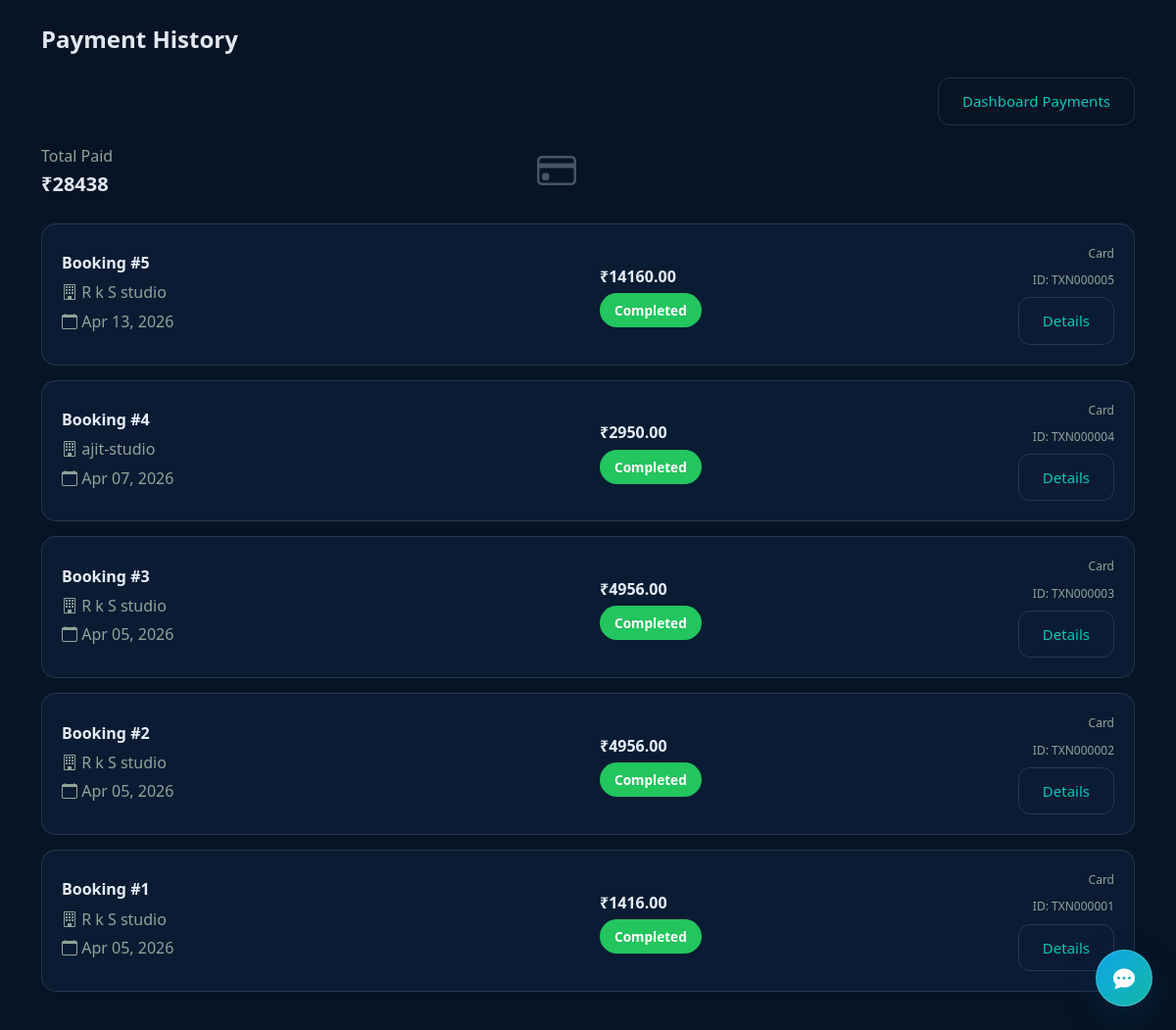
The app's page /payments/ (signed in) with its own data.
### payments/models.py (models this page shows, shortened)
class Payment(models.Model):
    STATUS_CHOICES = (
        ('Pending', 'Pending'),
        ('Processing', 'Processing'),
        ('Completed', 'Completed'),
        ('Failed', 'Failed'),
        ('Refunded', 'Refunded'),
    )
    PAYMENT_METHOD_CHOICES = (
        ('Card', 'Credit/Debit Card'),
        ('Bank', 'Bank Transfer'),
        ('Wallet', 'Wallet'),
        ('UPI', 'UPI'),
    )
    booking = models.OneToOneField(BookingRequest, on_delete=models.CASCADE, related_name='payment')
    user = models.ForeignKey(settings.AUTH_USER_MODEL, on_delete=models.CASCADE, related_name='payments')
    amount = models.DecimalField(max_digits=10, decimal_places=2)
    transaction_id = models.CharField(max_length=100, unique=True, blank=True, null=True)
    status = models.CharField(max_length=20, choices=STATUS_CHOICES, default='Pending')
    payment_status = models.CharField(max_length=20, choices=STATUS_CHOICES, default='Pending')
    payment_method = models.CharField(max_length=20, choices=PAYMENT_METHOD_CHOICES)
    created_at = models.DateTimeField(auto_now_add=True)
    updated_at = models.DateTimeField(auto_now=True)
    completed_at = models.DateTimeField(blank=True, null=True)
    class Meta:
        ordering = ['-created_at']

### bookings/models.py (models this page shows, shortened)
class BookingRequest(models.Model):
    STATUS_CHOICES = (
        ('Pending', 'Pending'),
        ('Confirmed', 'Confirmed'),
        ('Cancelled', 'Cancelled'),
        ('Completed', 'Completed'),
    )
    PAYMENT_CHOICES = (
        ('Unpaid', 'Unpaid'),
        ('Paid', 'Paid'),
        ('Refunded', 'Refunded'),
    )
    studio = models.ForeignKey(Studio, on_delete=models.CASCADE, related_name='booking_requests')
    user = models.ForeignKey(settings.AUTH_USER_MODEL, on_delete=models.CASCADE, related_name='booking_requests')
    service = models.ForeignKey(Service, on_delete=models.SET_NULL, related_name='bookings', blank=True, null=True)
    event_type = models.CharField(max_length=100)
    date = models.DateField()
    time = models.TimeField(blank=True, null=True)
    booking_date = models.DateField(blank=True, null=True)
    time_slot = models.CharField(max_length=80, blank=True, null=True)
    start_time = models.TimeField(blank=True, null=True)
    end_time = models.TimeField(blank=True, null=True)
    duration_hours = models.PositiveIntegerField(default=2, help_text="Duration in hours")
    location = models.TextField(blank=True, null=True, help_text="Shooting location")
    special_requirements = models.TextField(blank=True, null=True)
    amount = models.DecimalField(max_digits=10, decimal_places=2)
    total_price = models.DecimalField(max_digits=10, decimal_places=2, blank=True, null=True)
    deposit_amount = models.DecimalField(max_digits=10, decimal_places=2, default=0, help_text="Deposit required")
    status = models.CharField(max_length=20, choices=STATUS_CHOICES, default='Pending')
    payment_status = models.CharField(max_length=20, choices=PAYMENT_CHOICES, default='Unpaid')
    created_at = models.DateTimeField(auto_now_add=True)
    updated_at = models.DateTimeField(auto_now=True)
    confirmed_at = models.DateTimeField(blank=True, null=True)
    class Meta:
        ordering = ['-created_at']
        verbose_name = 'Booking Request'
        verbose_name_plural = 'Booking Requests'

### studios/models.py (models this page shows, shortened)
class Studio(models.Model):
    user = models.OneToOneField(settings.AUTH_USER_MODEL, on_delete=models.CASCADE, related_name='studio')
    studio_name = models.CharField(max_length=200)
    location = models.CharField(max_length=200)
    description = models.TextField(blank=True, null=True)
    profile_image = models.ImageField(upload_to="studio_profiles/", blank=True, null=True)
    price_per_hour = models.DecimalField(max_digits=10, decimal_places=2, default=0)
    rating = models.DecimalField(max_digits=3, decimal_places=2, default=0)
    category = models.ForeignKey(Category, on_delete=models.SET_NULL, null=True, blank=True)
    is_featured = models.BooleanField(default=False, help_text="Display on homepage")
    is_verified = models.BooleanField(default=False, help_text="Studio has been verified")
    price_range = models.CharField(
        max_length=50,
        blank=True,
        null=True,
        help_text="e.g., $100-$500 per hour"
    )
    experience_years = models.PositiveIntegerField(default=0, help_text="Years of experience")
    specializations = models.TextField(
        blank=True,
        null=True,
        help_text="Comma-separated specializations"
    )
    phone = models.CharField(max_length=20, blank=True, null=True)
    email = models.EmailField(blank=True, null=True)
    website = models.URLField(blank=True, null=True)
    created_at = models.DateTimeField(auto_now_add=True)
    updated_at = models.DateTimeField(auto_now=True)
    class Meta:
        ordering = ['-is_featured', '-created_at']
        verbose_name = 'Studio'
        verbose_name_plural = 'Studios'
        indexes = [
            models.Index(fields=['-is_featured', '-created_at']),
            models.Index(fields=['location']),
        ]

### payments/views.py (the view)
# urls.py: path('', views.payment_list, name='payment_list'),
@login_required
def payment_list(request):
    payments = Payment.objects.filter(user=request.user).order_by('-created_at')
    status = request.GET.get('status', '')
    if status:
        payments = payments.filter(status=status)
    completed_payments = Payment.objects.filter(user=request.user, status='Completed')
    total_payments = completed_payments.aggregate(total=Sum('amount'))['total'] or 0
    context = {
        'payments': payments,
        'status': status,
        'total_payments': total_payments,
        'completed_count': completed_payments.count(),
        'processing_count': Payment.objects.filter(user=request.user, status='Processing').count(),
    }
    return render(request, 'payments/payment_list.html', context)

### templates/payments/payment_list.html (shortened to what this page needs)
{% extends 'base.html' %}
{% load static %}
{% block extra_css %}
<link rel="stylesheet" href="{% static 'css/pages/payments/payment_list.css' %}">
{% endblock %}
{% block content %}
<div class="container py-4">
            <h1 class="h3 mb-4">Payment History</h1>
            <div class="d-flex justify-content-end mb-3">
                <a href="{% url 'user_payments' %}" class="btn btn-outline-light btn-sm">Dashboard Payments</a>
            </div>
            <div class="row mb-4">
                <div class="col-md-6">
                    <div class="glass-card">
                        <div class="d-flex justify-content-between align-items-center">
                            <div>
                                <p class="text-muted mb-1">Total Paid</p>
                                <h4 class="mb-0">₹{{ total_payments }}</h4>
                            </div>
                            <i class="bi bi-credit-card" style="font-size: 2.5rem; opacity: 0.3;"></i>
                        </div>
                    </div>
                </div>
            </div>
            {% if payments %}
                {% for payment in payments %}
                <div class="payment-card">
                    <div class="row align-items-center">
                        <div class="col-md-6">
                            <h5 class="mb-2">Booking #{{ payment.booking.id }}</h5>
                            <p class="text-muted mb-1">
                                <i class="bi bi-building"></i> {{ payment.booking.studio.studio_name }}
                            </p>
                            <p class="text-muted mb-0">
                                <i class="bi bi-calendar"></i> {{ payment.created_at|date:"M d, Y" }}
                            </p>
                        </div>
                        <div class="col-md-3">
                            <h5>₹{{ payment.amount }}</h5>
                            <span class="payment-status status-{{ payment.status|lower }}">
                                {{ payment.status }}
                            </span>
                        </div>
                        <div class="col-md-3 text-end">
                            <p class="small text-muted mb-2">{{ payment.payment_method }}</p>
                            {% if payment.transaction_id %}
                            <p class="small text-muted mb-2">ID: {{ payment.transaction_id }}</p>
                            {% endif %}
                            <a href="{% url 'payments:payment_detail' payment.id %}" class="btn btn-sm btn-outline-primary">
                                Details
                            </a>
                        </div>
                    </div>
                </div>
                {% endfor %}
            {% else %}
            <div class="alert alert-info text-center py-5">
                <h5><i class="bi bi-inbox"></i> No payments yet</h5>
                <p>Your payments will appear here once you make a booking.</p>
            </div>
            {% endif %}
</div>
{% endblock %}

### static/css/theme.css (style rules this page uses)
:root { --theme-bg: #061425; --theme-surface: #0b1e36; --theme-surface-2: #102743; --theme-text: #e7eef9; --theme-muted: #9cb1cd; --theme-border: rgba(148, 163, 184, 0.2); --theme-primary: #00c6b7; --theme-accent: #6ce6db; --theme-card-shadow: 0 18px 42px rgba(0, 0, 0, 0.28); }
html[data-theme='dark'] body { background: var(--theme-bg) !important; color: var(--theme-text) !important; }
html[data-theme='dark'] .main-content, html[data-theme='dark'] .content-wrapper, html[data-theme='dark'] .dashboard-wrapper, html[data-theme='dark'] .studio-main, html[data-theme='dark'] .admin-main, html[data-theme='dark'] .container, html[data-theme='dark'] section { background-color: transparent; color: #e2e8f0 !important; }
html[data-theme='dark'] a, html[data-theme='dark'] .btn, html[data-theme='dark'] button, html[data-theme='dark'] .nav-link { color: inherit; }

### static/css/premium-unified.css (style rules this page uses)
:root { --premium-bg: #020d0a; --premium-surface: #071b15; --premium-surface-2: #0b241c; --premium-text: #eaf4ed; --premium-muted: #90a499; --premium-border: rgba(217, 170, 67, 0.22); --premium-border-soft: rgba(217, 170, 67, 0.14); --premium-gold: #d9ab45; --premium-gold-strong: #f0c45f; --premium-heading-edge: rgba(243, 197, 109, 0.42); --premium-heading-glow: rgba(243, 197, 109, 0.2); --ui-motion-fast: 180ms; --ui-motion-base: 260ms; --ui-motion-slow: 420ms; --ui-ease-standard: cubic-bezier(0.22, 1, 0.36, 1); }
html[data-theme='dark'] body, body { color: var(--premium-text); }
.text-muted, .text-secondary, .small.text-secondary { color: var(--premium-muted) !important; }
:is(.btn, button, [role='button'], .quick-link, .menu-item, .studio-sidebar a, .admin-sidebar a, .nav-link) { transition: transform var(--ui-motion-fast) var(--ui-ease-standard), box-shadow var(--ui-motion-fast) ease, filter var(--ui-motion-fast) ease, background-color var(--ui-motion-fast) ease, border-color var(--ui-motion-fast) ease; }

### static/css/responsive.css (style rules this page uses)
:root { --font-h1-mobile: 24px; --font-h2-mobile: 20px; --font-h3-mobile: 18px; --font-h4-mobile: 16px; --font-p-mobile: 14px; --font-h1-desktop: 40px; --font-h2-desktop: 32px; --font-h3-desktop: 24px; --font-h4-desktop: 20px; --font-p-desktop: 16px; --spacing-xs: 8px; --spacing-sm: 12px; --spacing-md: 16px; --spacing-lg: 20px; --spacing-xl: 24px; --spacing-xxl: 32px; --container-padding-mobile: 15px; --container-padding-tablet: 20px; --container-padding-desktop: 40px; --breakpoint-xs: 0; --breakpoint-sm: 576px; --breakpoint-md: 768px; --breakpoint-lg: 992px; --breakpoint-xl: 1200px; --breakpoint-xxl: 1400px; }
h1, .h1 { font-size: var(--font-h1-mobile); font-weight: 700; line-height: 1.2; margin-bottom: var(--spacing-lg); }
h3, .h3 { font-size: var(--font-h3-mobile); font-weight: 600; line-height: 1.3; margin-bottom: var(--spacing-md); }
h4, .h4, h5, .h5, h6, .h6 { font-size: var(--font-h4-mobile); font-weight: 600; margin-bottom: var(--spacing-sm); }
p, .p { font-size: var(--font-p-mobile); line-height: 1.6; margin-bottom: var(--spacing-md); }
small, .small { font-size: 12px; }
@media (min-width: 768px) { h1, .h1 { font-size: calc(var(--font-h1-mobile) + 8px); } }
@media (min-width: 768px) { h3, .h3 { font-size: calc(var(--font-h3-mobile) + 4px); } }
@media (min-width: 1024px) { h1, .h1 { font-size: var(--font-h1-desktop); } }
@media (min-width: 1024px) { h3, .h3 { font-size: var(--font-h3-desktop); } }
@media (min-width: 1024px) { h4, .h4 { font-size: var(--font-h4-desktop); } }
@media (min-width: 1024px) { p, .p { font-size: var(--font-p-desktop); } }
.btn { padding: 10px 16px; font-size: 13px; border-radius: 8px; transition: all 0.3s ease; display: inline-flex; align-items: center; justify-content: center; white-space: nowrap; }
@media (min-width: 768px) { .btn { padding: 12px 20px; font-size: 14px; border-radius: 10px; } }
@media (min-width: 1024px) { .btn { padding: 12px 24px; font-size: 15px; border-radius: 12px; } }
@media (prefers-color-scheme: light) { :root { color-scheme: light; } }

### static/css/base/chatbot.css (style rules this page uses)
:root { --chatbot-window-width: 440px; --chatbot-window-height: 640px; --chatbot-header-gradient: linear-gradient(135deg, #0ea5e9, #14b8a6); --chatbot-card-bg: linear-gradient(165deg, rgba(9, 18, 33, 0.96), rgba(14, 26, 44, 0.94)); --chatbot-outline: rgba(148, 163, 184, 0.25); }

### records on screen
Payment: booking.id "5", booking.studio.studio_name "R k S studio", created_at "Apr 13, 2026", amount "14160.00", status "Completed", payment_method "Card", transaction_id "TXN000005"
Payment: booking.id "4", booking.studio.studio_name "ajit-studio", created_at "Apr 07, 2026", amount "2950.00", status "Completed", payment_method "Card", transaction_id "TXN000004"
Payment: booking.id "3", booking.studio.studio_name "R k S studio", created_at "Apr 05, 2026", amount "4956.00", status "Completed", payment_method "Card", transaction_id "TXN000003"
Payment: booking.id "2", booking.studio.studio_name "R k S studio", created_at "Apr 05, 2026", amount "4956.00", status "Completed", payment_method "Card", transaction_id "TXN000002"
Payment: booking.id "1", booking.studio.studio_name "R k S studio", created_at "Apr 05, 2026", amount "1416.00", status "Completed", payment_method "Card", transaction_id "TXN000001"

### other values on screen
{{ total_payments }} "28438"
